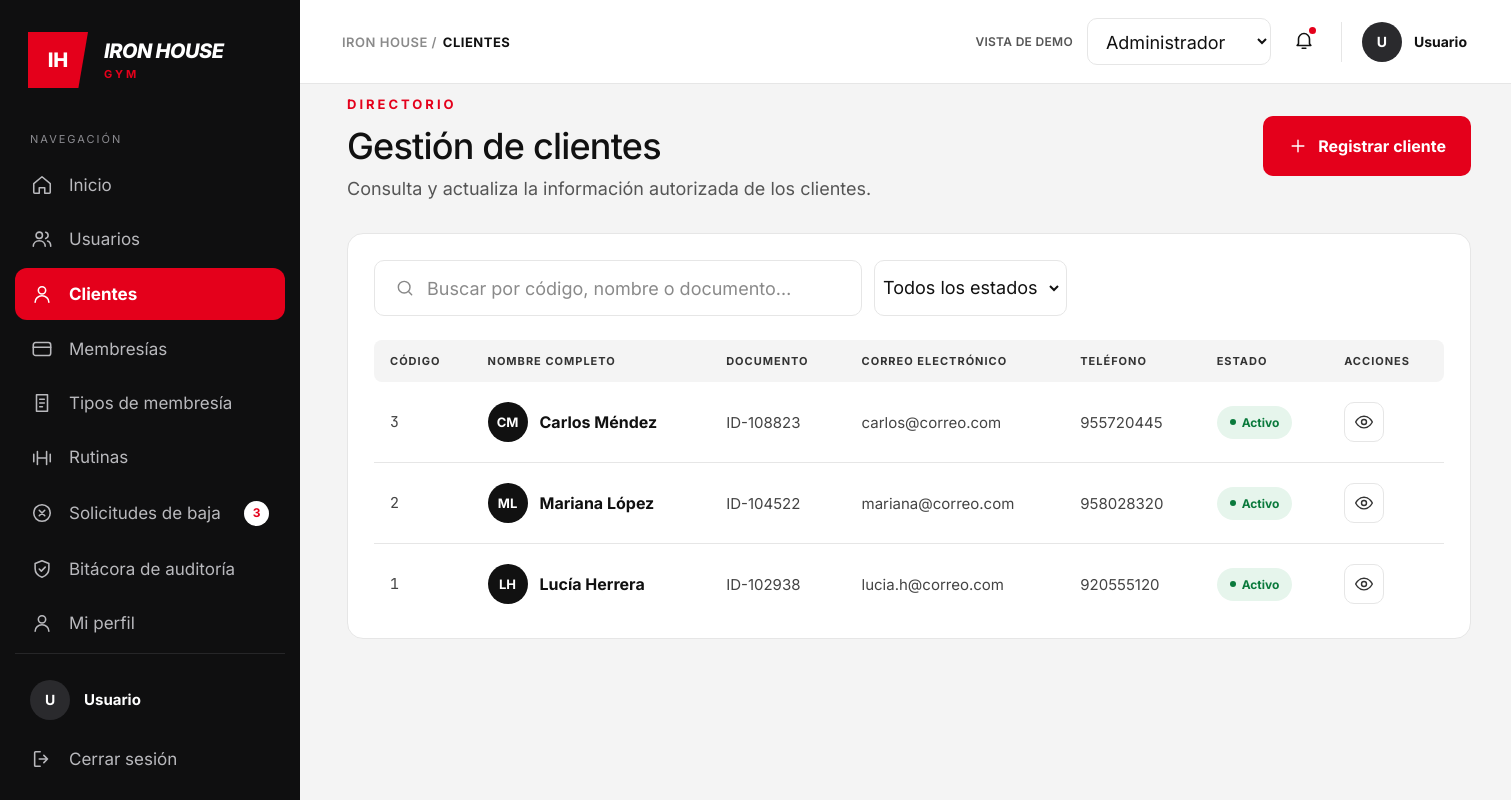
Screenshot of /admin/clientes.php with the database file from the repository.
### tables this page shows
CREATE TABLE `clientes` (
  `id_cliente` int(11) NOT NULL,
  `nombre` varchar(50) NOT NULL,
  `apellido` varchar(50) NOT NULL,
  `documento` varchar(20) NOT NULL,
  `email` varchar(100) NOT NULL,
  `telefono` varchar(20) DEFAULT NULL,
  `fecha_nacimiento` date DEFAULT NULL,
  `fecha_registro` datetime DEFAULT current_timestamp(),
  `estado` enum('Activo','Inactivo','Suspendido') DEFAULT 'Activo'
);

### admin/clientes.php (the view, shortened to what this page needs)
<?php
require_once __DIR__ . '/helpers.php';
require_once __DIR__ . '/conexion.php';
$usuario = [
    'nombre' => $_SESSION['nombre_completo'] ?? 'Usuario',
    'rol'    => $_SESSION['rol'] ?? ''
];
$paginaActual = 'clientes';
$solicitudesBaja = 3;
$menu = [
    'inicio'      => ['Inicio', 'home', 'administrador_panel.php'],
    'usuarios'    => ['Usuarios', 'users', 'usuarios.php'],
    'clientes'    => ['Clientes', 'user', 'clientes.php'],
    'membresias'  => ['Membresías', 'card', 'membresias.php'],
    'tiposd'       => ['Tipos de membresía', 'doc', 'tipos.php'],
    'rutinas'     => ['Rutinas', 'dumbbell', 'rutinas.php'],
    'solicitudes' => ['Solicitudes de baja', 'x-circle', 'solicitudes.php'],
    'bitacora'    => ['Bitácora de auditoría', 'shield', 'bitacora.php'],
    'perfil'      => ['Mi perfil', 'user', 'perfil.php'],
];
$q = trim((string)($_GET['q'] ?? ''));
$clientes = [];
$errorDb = '';
try {
    $sql = "SELECT
                id_cliente,
                CONCAT(nombre, ' ', apellido) AS nombre_completo,
                documento,
                email,
                telefono,
                estado
            FROM clientes
            WHERE 1=1";
    $sql .= " ORDER BY id_cliente DESC";
    $stmt = mysqli_prepare($cnx, $sql);
    mysqli_stmt_execute($stmt);
    $resultado = mysqli_stmt_get_result($stmt);
    while ($fila = mysqli_fetch_assoc($resultado)) {
        $clientes[] = $fila;
    }
} catch (Throwable $e) {
    error_log($e->getMessage());
    $errorDb = 'No se pudieron cargar los clientes.';
}
?>
<!DOCTYPE html>
<html lang="es">
<head>
  <link rel="stylesheet" href="css/style.css">
  <link rel="stylesheet" href="css/usuarios.css">
  <link rel="stylesheet" href="css/modal.css">
</head>
<body>
<div class="layout">
  <aside class="sidebar">
    <div class="brand">
      <div class="brand-mark">IH</div>
      <div class="brand-text">
        <span class="brand-name">IRON HOUSE</span>
        <span class="brand-sub">GYM</span>
      </div>
    </div>
    <p class="nav-title">Navegación</p>
    <nav class="nav">
      <?php foreach ($menu as $clave => [$texto, $ico, $url]): ?>
        <a href="<?= e($url) ?>" class="nav-item <?= $clave === $paginaActual ? 'is-active' : '' ?>">
          <?= icono($ico, 22) ?>
          <span><?= e($texto) ?></span>
          <?php if ($clave === 'solicitudes' && $solicitudesBaja > 0): ?>
            <span class="badge-count"><?= $solicitudesBaja ?></span>
          <?php endif; ?>
        </a>
      <?php endforeach; ?>
    </nav>
    <div class="sidebar-footer">
      <div class="sidebar-user">
        <span class="avatar avatar-dark"><?= e(iniciales($usuario['nombre'])) ?></span>
        <div>
          <strong><?= e($usuario['nombre']) ?></strong>
        </div>
      </div>
      <a href="logout.php" class="nav-item" data-abrir-modal="modal-cerrar-sesion">
        <?= icono('logout', 22) ?><span>Cerrar sesión</span>
      </a>
    </div>
  </aside>
  <div class="main">
    <header class="topbar">
      <div class="breadcrumb"><span>IRON HOUSE /</span> <b>CLIENTES</b></div>
      <div class="topbar-right">
        <span class="demo-label">VISTA DE DEMO</span>
        <select class="role-select" aria-label="Rol de la vista de demo" onchange="redirigir(this)">
          <option value="administrador_panel.php" selected>Administrador</option>
        </select>
        <button class="bell" aria-label="Notificaciones">
          <?= icono('bell', 22) ?><i class="bell-dot"></i>
        </button>
        <div class="user-chip">
          <span class="avatar avatar-dark"><?= e(iniciales($usuario['nombre'])) ?></span>
          <div>
            <strong><?= e($usuario['nombre']) ?></strong>
          </div>
        </div>
      </div>
    </header>
    <main class="content">
      <div class="page-head">
        <div>
          <p class="eyebrow">DIRECTORIO</p>
          <h1>Gestión de clientes</h1>
          <p class="lead lead-tight">Consulta y actualiza la información autorizada de los clientes.</p>
        </div>
        <button type="button" class="btn btn-red btn-icon" data-abrir-modal="modal-registrar-cliente">
          <?= icono('plus', 20) ?>Registrar cliente
        </button>
      </div>
      <section class="panel panel-table">
        <form method="get" class="toolbar">
          <label class="input input-search">
            <?= icono('search', 20) ?>
            <input type="search" name="q" value="<?= e($q) ?>" placeholder="Buscar por código, nombre o documento…">
          </label>
          <label class="input input-select">
            <select name="estado" onchange="this.form.submit()" aria-label="Filtrar por estado">
              <option value="">Todos los estados</option>
            </select>
          </label>
        </form>
        <div class="table-wrap">
          <table class="table">
            <thead>
              <tr>
                <th>Código</th>
                <th>Nombre completo</th>
                <th>Documento</th>
                <th>Correo electrónico</th>
                <th>Teléfono</th>
                <th>Estado</th>
                <th>Acciones</th>
              </tr>
            </thead>
            <tbody>
            <?php if ($errorDb !== ''): ?>
              <tr>
                <td colspan="7"><?= e($errorDb) ?></td>
              </tr>
            <?php else: ?>
              <?php foreach ($clientes as $u): ?>
                <?php
                $id = (int)$u['id_cliente'];
                $nombreCompleto = (string)$u['nombre_completo'];
                $activo = $u['estado'] === 'Activo';
                ?>
                <tr>
                  <td class="mono">
                    <?= $id ?>
                  </td>
                  <td>
                    <div class="person">
                      <span class="avatar avatar-md">
                        <?= e(iniciales($nombreCompleto)) ?>
                      </span>
                      <strong><?= e($nombreCompleto) ?></strong>
                    </div>
                  </td>
                  <td class="muted-strong">
                    <?= e((string)$u['documento']) ?>
                  </td>
                  <td class="muted-strong">
                    <?= e((string)$u['email']) ?>
                  </td>
                  <td class="muted-strong">
                    <?= e((string)$u['telefono']) ?>
                  </td>
                  <td>
                    <span class="pill <?= $activo ? 'pill-ok' : 'pill-off' ?>">
                      <i></i>
                      <?= $activo ? 'Activo' : 'Inactivo' ?>
                    </span>
                  </td>
                  <td class="text-center">
                    <div class="row-actions">
                      <a href="cliente-ver.php?id=<?= $id ?>"
                        class="icon-btn"
                        title="Ver detalle">
                        <?= icono('eye', 20) ?>
                      </a>
                    </div>
                  </td>
                </tr>
              <?php endforeach; ?>
            <?php endif; ?>
            </tbody>
          </table>
        </div>
      </section>
    </main>
  </div>
</div>
</body>
</html>

### admin/helpers.php
<?php
function e(string $v): string
{
    return htmlspecialchars($v, ENT_QUOTES, 'UTF-8');
}
function iniciales(string $nombre): string
{
    $partes = preg_split('/\s+/', trim($nombre));
    $ini = '';
    foreach (array_slice($partes, 0, 2) as $p) {
        $ini .= mb_strtoupper(mb_substr($p, 0, 1));
    }
    return $ini;
}
function icono(string $nombre, int $size = 20): string
{
    static $paths = [
        'home'     => '<path d="M3 10.5 12 3l9 7.5V20a1 1 0 0 1-1 1h-5v-6H9v6H4a1 1 0 0 1-1-1z"/>',
        'users'    => '<circle cx="9" cy="8" r="3.5"/><path d="M2.5 20c0-3.6 2.9-6 6.5-6s6.5 2.4 6.5 6"/><path d="M16 4.6a3.5 3.5 0 0 1 0 6.8"/><path d="M18 14.3c2.2.7 3.5 2.6 3.5 5.7"/>',
        'user'     => '<circle cx="12" cy="8" r="4"/><path d="M4.5 21c0-4.2 3.4-7 7.5-7s7.5 2.8 7.5 7"/>',
        'card'     => '<rect x="2.5" y="5" width="19" height="14" rx="2.5"/><path d="M2.5 10h19"/>',
        'doc'      => '<path d="M6 3h12v18H6z"/><path d="M9.5 8h5M9.5 12h5M9.5 16h3"/>',
        'dumbbell' => '<path d="M3 8v8M7 5v14M17 5v14M21 8v8M7 12h10"/>',
        'x-circle' => '<circle cx="12" cy="12" r="9"/><path d="m9 9 6 6M15 9l-6 6"/>',
        'shield'   => '<path d="M12 3 4.5 6v5.5c0 4.5 3 8 7.5 9.5 4.5-1.5 7.5-5 7.5-9.5V6z"/><path d="m9 12 2.3 2.3L15.5 10"/>',
        'logout'   => '<path d="M10 4H5a1 1 0 0 0-1 1v14a1 1 0 0 0 1 1h5"/><path d="M14 8l4 4-4 4M18 12H9"/>',
        'bell'     => '<path d="M6 16V11a6 6 0 1 1 12 0v5l1.5 2h-15z"/><path d="M10 21h4"/>',
        'edit'     => '<path d="M4 20h4L19 9a2.1 2.1 0 0 0-3-3L5 17z"/><path d="m14.5 7.5 3 3"/>',
        'power'    => '<path d="M12 3v8"/><path d="M6.3 6.6a8 8 0 1 0 11.4 0"/>',
        'check-circle' => '<circle cx="12" cy="12" r="9"/><path d="m8.5 12.3 2.4 2.4 4.6-5"/>',
        'key'      => '<circle cx="8" cy="15" r="4"/><path d="m11 12 8.5-8.5M16 7l3 3M14 9l2 2"/>',
        'lock'     => '<rect x="5" y="11" width="14" height="10" rx="2.5"/><path d="M8 11V8a4 4 0 0 1 8 0v3"/>',
        'eye-off'  => '<path d="M3 3l18 18"/><path d="M10.6 5.2A9.7 9.7 0 0 1 12 5c6.4 0 10 7 10 7a17 17 0 0 1-3.2 3.9M6.6 6.6A17 17 0 0 0 2 12s3.6 7 10 7a9.6 9.6 0 0 0 4-.9"/><path d="M9.9 9.9a3 3 0 0 0 4.2 4.2"/>',
        'check'    => '<path d="m5 12.5 4.5 4.5L19 7.5"/>',
        'plus'     => '<path d="M12 5v14M5 12h14"/>',
        'eye'      => '<path d="M2 12s3.6-7 10-7 10 7 10 7-3.6 7-10 7S2 12 2 12z"/><circle cx="12" cy="12" r="3"/>',
        'search'   => '<circle cx="11" cy="11" r="7"/><path d="m20 20-3.5-3.5"/>',
        'trend'    => '<path d="m3 17 6-6 4 4 8-8"/><path d="M15 7h6v6"/>',
        'chevron'  => '<path d="m9 6 6 6-6 6"/>',
        'chevron-down' => '<path d="m6 9 6 6 6-6"/>',
    ];
    $p = $paths[$nombre] ?? '';
    return '<svg class="ico" width="' . $size . '" height="' . $size . '" viewBox="0 0 24 24" fill="none" '
         . 'stroke="currentColor" stroke-width="1.7" stroke-linecap="round" stroke-linejoin="round" aria-hidden="true">'
         . $p . '</svg>';
}

### admin/css/usuarios.css (style rules this page uses)
.btn-icon { gap: 10px; padding: 19px 24px; font-size: 16px; }
.panel-table { padding: 26px 26px 14px; }
.toolbar { display: flex; gap: 12px; margin-bottom: 24px; flex-wrap: wrap; }
.toolbar .input { height: 56px; }
.input-search { width: 488px; max-width: 100%; }
.input-select { padding: 0 12px; }
.input-select select { font-size: 18px; padding-right: 8px; }
.table-wrap { overflow-x: auto; }
.table { width: 100%; border-collapse: collapse; min-width: 1060px; }
.table thead th { background: #f4f4f4; text-align: left; font-size: 11px; font-weight: 700; letter-spacing: 1px; text-transform: uppercase; color: #333; padding: 14px 16px; }
.table thead th:first-child { border-radius: 8px 0 0 8px; }
.table thead th:last-child { border-radius: 0 8px 8px 0; }
.table tbody td { padding: 20px 16px; border-bottom: 1px solid var(--line); vertical-align: middle; font-size: 15px; }
.table tbody tr:last-child td { border-bottom: 0; }
.mono { font-family: "JetBrains Mono", ui-monospace, Menlo, Consolas, monospace; font-size: 13px; color: #444; white-space: nowrap; }
.muted-strong { color: #444; }
.person { display: flex; align-items: center; gap: 12px; }
.person strong { font-size: 16px; font-weight: 700; white-space: nowrap; }
.avatar-md { width: 40px; height: 40px; background: #111; font-size: 13px; }
.pill { padding: 9px 13px; font-size: 12px; }
.row-actions { display: flex; align-items: center; gap: 6px; white-space: nowrap; }
.icon-btn { position: relative; width: 40px; height: 40px; display: inline-grid; place-items: center; border: 1px solid var(--line); border-radius: 10px; background: #fff; color: #333; cursor: pointer; font: inherit; padding: 0; transition: background .15s, color .15s, border-color .15s; }

### rows the page displays
clientes: id_cliente "3", nombreCompleto "CM", nombreCompleto "Carlos Méndez", documento "ID-108823", email "carlos@correo.com", telefono "955720445", estado "Activo", $size 20 (drawn)
clientes: id_cliente "2", nombreCompleto "ML", nombreCompleto "Mariana López", documento "ID-104522", email "mariana@correo.com", telefono "958028320", estado "Activo", $size 20 (drawn)
clientes: id_cliente "1", nombreCompleto "LH", nombreCompleto "Lucía Herrera", documento "ID-102938", email "lucia.h@correo.com", telefono "920555120", estado "Activo", $size 20 (drawn)

### other values shown
$texto "Inicio"
$texto "Usuarios"
$texto "Clientes"
$texto "Membresías"
$texto "Tipos de membresía"
$texto "Rutinas"
$texto "Solicitudes de baja"
$texto "Bitácora de auditoría"
$texto "Mi perfil"
iniciales($usuario['nombre']) "U"
$usuario['nombre'] "Usuario"
